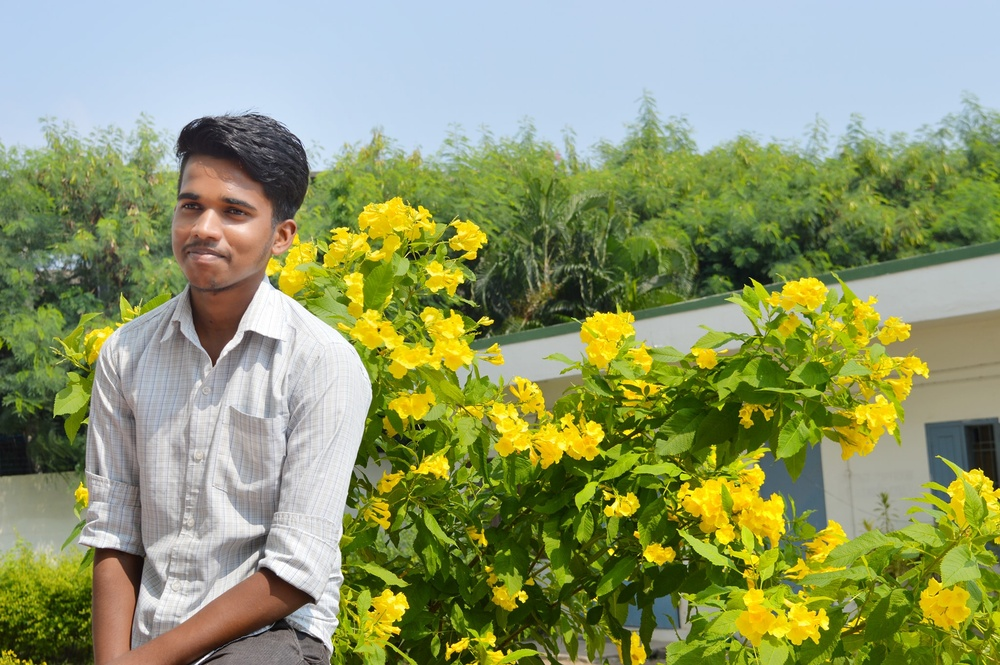
#> input picture day 41/47012233_2033599033605076_2922733714603507712_o.jpg, 1000 x 665 px, shrunk from 2048 x 1362 before the run
$ python flipng_image.py
#> lines starting #> are read from the running program, lines starting #| are printed output that depends on the picture
#flipping the image

from PIL import Image

#importing the image
# Image name =======> "47012233_2033599033605076_2922733714603507712_o"
img = Image.open('47012233_2033599033605076_2922733714603507712_o.jpg')
#> img is the input picture: PIL image 1000x665 RGB; mean R, G, B 142.8, 153.2, 106.4

#transposing
transpos_image = img.transpose(Image.FLIP_LEFT_RIGHT)
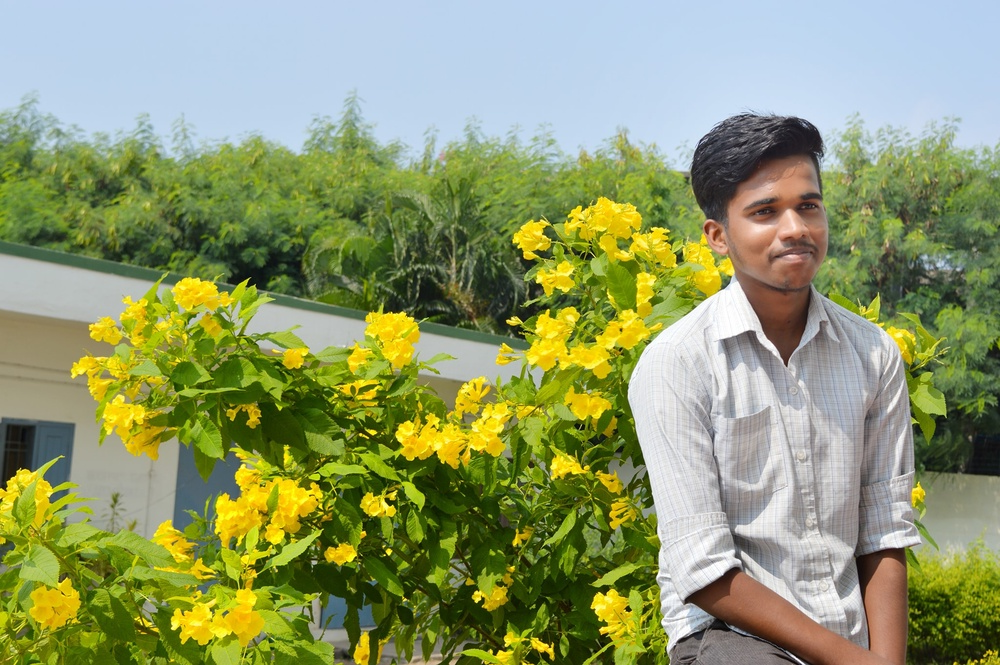
#> transpos_image: PIL image 1000x665 RGB; mean R, G, B 142.8, 153.2, 106.4

transpos_image.save('correct.jpg')

print("Done fliping")
